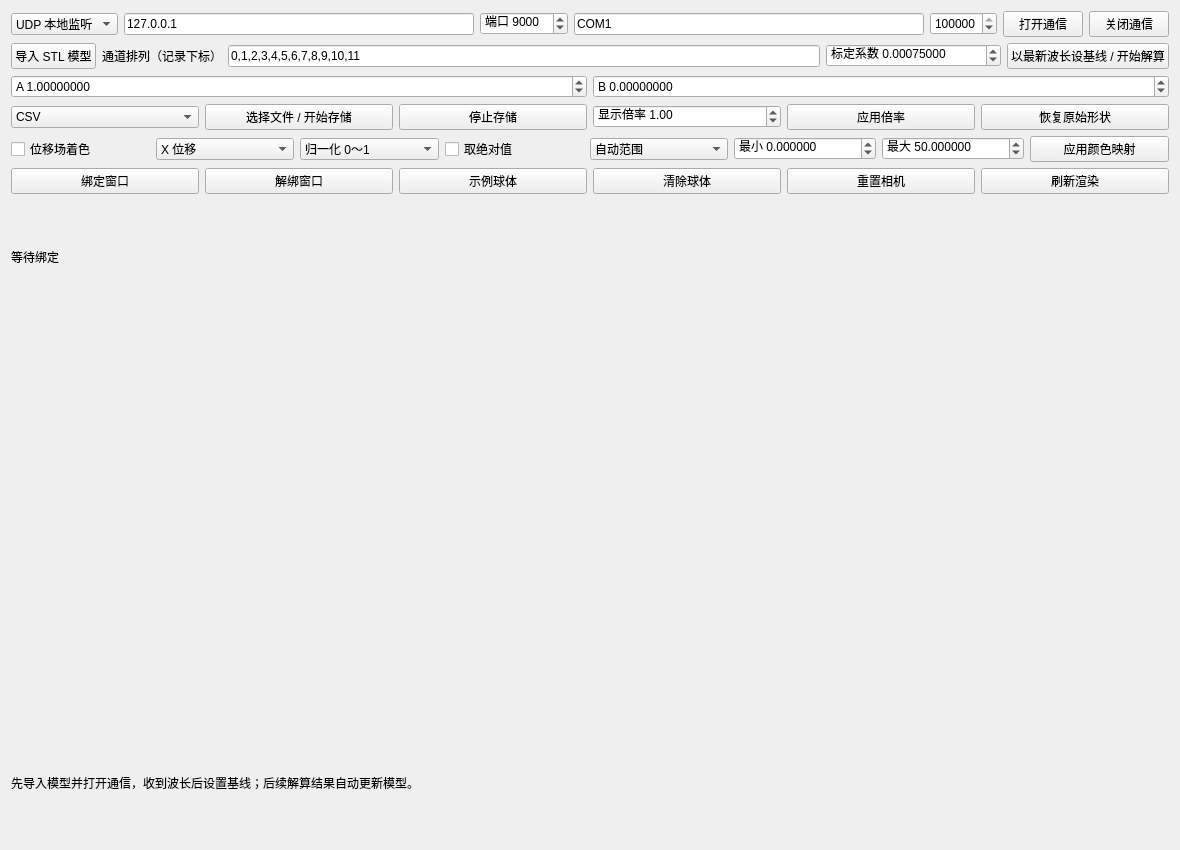
<?xml version="1.0" encoding="UTF-8"?>
<ui version="4.0">
 <class>VtkValidationWindow</class>
 <widget class="QWidget" name="VtkValidationWindow">
  <property name="geometry"><rect><x>0</x><y>0</y><width>1180</width><height>850</height></rect></property>
  <property name="windowTitle"><string>FOSD 全后端 / Qt-VTK 集成验证</string></property>
  <layout class="QVBoxLayout" name="rootLayout">
   <item><layout class="QHBoxLayout" name="connectionLayout">
    <item><widget class="QComboBox" name="transport"><item><property name="text"><string>UDP 本地监听</string></property></item><item><property name="text"><string>TCP 客户端</string></property></item><item><property name="text"><string>串口指令</string></property></item></widget></item>
    <item><widget class="QLineEdit" name="address"><property name="text"><string>127.0.0.1</string></property><property name="placeholderText"><string>UDP 绑定地址 / TCP 服务器地址</string></property></widget></item>
    <item><widget class="QSpinBox" name="port"><property name="prefix"><string>端口 </string></property><property name="minimum"><number>1</number></property><property name="maximum"><number>65535</number></property><property name="value"><number>9000</number></property></widget></item>
    <item><widget class="QLineEdit" name="serial"><property name="text"><string>COM1</string></property></widget></item>
    <item><widget class="QSpinBox" name="baud"><property name="minimum"><number>1</number></property><property name="maximum"><number>4000000</number></property><property name="value"><number>115200</number></property></widget></item>
    <item><widget class="QPushButton" name="openButton"><property name="text"><string>打开通信</string></property></widget></item>
    <item><widget class="QPushButton" name="closeButton"><property name="text"><string>关闭通信</string></property></widget></item>
   </layout></item>
   <item><layout class="QHBoxLayout" name="calibrationLayout">
    <item><widget class="QPushButton" name="modelButton"><property name="text"><string>导入 STL 模型</string></property></widget></item>
    <item><widget class="QLabel" name="indicesLabel"><property name="text"><string>通道排列（记录下标）</string></property></widget></item>
    <item><widget class="QLineEdit" name="indices"><property name="text"><string>0,1,2,3,4,5,6,7,8,9,10,11</string></property></widget></item>
    <item><widget class="QDoubleSpinBox" name="factor"><property name="prefix"><string>标定系数 </string></property><property name="decimals"><number>8</number></property><property name="minimum"><double>0.00000001</double></property><property name="maximum"><double>1000000</double></property><property name="value"><double>0.00075</double></property></widget></item>
    <item><widget class="QPushButton" name="baselineButton"><property name="text"><string>以最新波长设基线 / 开始解算</string></property></widget></item>
   </layout></item>
   <item><layout class="QHBoxLayout" name="parametersLayout">
    <item><widget class="QDoubleSpinBox" name="calibrationA"><property name="prefix"><string>A </string></property><property name="decimals"><number>8</number></property><property name="minimum"><double>-1000000</double></property><property name="maximum"><double>1000000</double></property><property name="value"><double>1</double></property></widget></item>
    <item><widget class="QDoubleSpinBox" name="calibrationB"><property name="prefix"><string>B </string></property><property name="decimals"><number>8</number></property><property name="minimum"><double>-1000000</double></property><property name="maximum"><double>1000000</double></property></widget></item>
   </layout></item>
   <item><layout class="QHBoxLayout" name="storageLayout">
    <item><widget class="QComboBox" name="storageFormat"><item><property name="text"><string>CSV</string></property></item><item><property name="text"><string>SQLite</string></property></item></widget></item>
    <item><widget class="QPushButton" name="storageStartButton"><property name="text"><string>选择文件 / 开始存储</string></property></widget></item>
    <item><widget class="QPushButton" name="storageStopButton"><property name="text"><string>停止存储</string></property></widget></item>
    <item><widget class="QDoubleSpinBox" name="scale"><property name="prefix"><string>显示倍率 </string></property><property name="minimum"><double>0</double></property><property name="maximum"><double>1000000</double></property><property name="value"><double>1</double></property></widget></item>
    <item><widget class="QPushButton" name="scaleButton"><property name="text"><string>应用倍率</string></property></widget></item>
    <item><widget class="QPushButton" name="resetDeformationButton"><property name="text"><string>恢复原始形状</string></property></widget></item>
   </layout></item>
   <item><layout class="QHBoxLayout" name="scalarLayout">
    <item><widget class="QCheckBox" name="scalarEnabled"><property name="text"><string>位移场着色</string></property></widget></item>
    <item><widget class="QComboBox" name="scalarField"><item><property name="text"><string>X 位移</string></property></item><item><property name="text"><string>Y 位移</string></property></item><item><property name="text"><string>Z 位移</string></property></item><item><property name="text"><string>总位移</string></property></item></widget></item>
    <item><widget class="QComboBox" name="scalarMapping"><item><property name="text"><string>归一化 0～1</string></property></item><item><property name="text"><string>物理值 mm</string></property></item></widget></item>
    <item><widget class="QCheckBox" name="scalarAbsolute"><property name="text"><string>取绝对值</string></property></widget></item>
    <item><widget class="QComboBox" name="scalarRangeMode"><item><property name="text"><string>自动范围</string></property></item><item><property name="text"><string>手动范围</string></property></item></widget></item>
    <item><widget class="QDoubleSpinBox" name="scalarMinimum"><property name="prefix"><string>最小 </string></property><property name="decimals"><number>6</number></property><property name="minimum"><double>-1000000000</double></property><property name="maximum"><double>1000000000</double></property></widget></item>
    <item><widget class="QDoubleSpinBox" name="scalarMaximum"><property name="prefix"><string>最大 </string></property><property name="decimals"><number>6</number></property><property name="minimum"><double>-1000000000</double></property><property name="maximum"><double>1000000000</double></property><property name="value"><double>50</double></property></widget></item>
    <item><widget class="QPushButton" name="scalarApplyButton"><property name="text"><string>应用颜色映射</string></property></widget></item>
   </layout></item>
   <item><layout class="QHBoxLayout" name="renderLayout">
    <item><widget class="QPushButton" name="attachButton"><property name="text"><string>绑定窗口</string></property></widget></item>
    <item><widget class="QPushButton" name="detachButton"><property name="text"><string>解绑窗口</string></property></widget></item>
    <item><widget class="QPushButton" name="demoButton"><property name="text"><string>示例球体</string></property></widget></item>
    <item><widget class="QPushButton" name="clearButton"><property name="text"><string>清除球体</string></property></widget></item>
    <item><widget class="QPushButton" name="resetCameraButton"><property name="text"><string>重置相机</string></property></widget></item>
    <item><widget class="QPushButton" name="renderButton"><property name="text"><string>刷新渲染</string></property></widget></item>
   </layout></item>
   <item><widget class="QLabel" name="bindingLabel"><property name="text"><string>等待绑定</string></property><property name="textInteractionFlags"><set>Qt::TextSelectableByMouse</set></property></widget></item>
   <item><widget class="QVTKOpenGLNativeWidget" name="vtkOpenGLNativeWidget"><property name="minimumSize"><size><width>400</width><height>400</height></size></property></widget></item>
   <item><widget class="QLabel" name="statusLabel"><property name="text"><string>先导入模型并打开通信，收到波长后设置基线；后续解算结果自动更新模型。</string></property><property name="wordWrap"><bool>true</bool></property></widget></item>
  </layout>
 </widget>
 <customwidgets><customwidget><class>QVTKOpenGLNativeWidget</class><extends>QWidget</extends><header>QVTKOpenGLNativeWidget.h</header></customwidget></customwidgets>
 <resources/>
 <connections/>
</ui>
